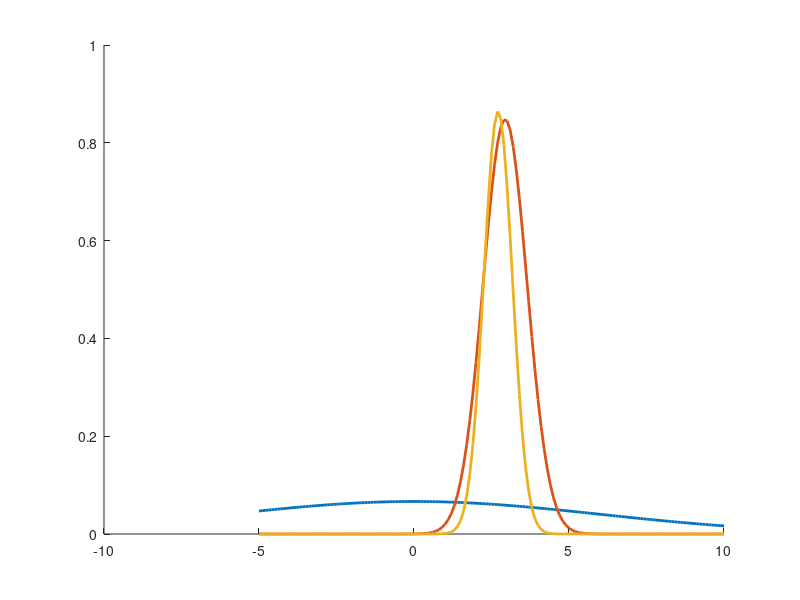

Here is the MATLAB script that generated this plot: (Note: this script raises an error after producing the figure.)
% plot Gaussian prior
x = -5:0.1:10;
y1 = normpdf(x, 0, 6);
% plot likelihood
data = [
3.2877564  
3.3049376 
3.0065537
2.4179332  
2.4255153 
3.3632328  
3.3750101 
3.6351869 
2.5573695  
2.4708438  
2.7914828  
2.8363451  
3.5001336
2.7917707  
2.3019892 
2.8733925  
2.4083626  
2.9122397  
3.1874000  
3.3319748];

hat_x = mean(data);
hat_x_expand = repmat(hat_x, 20, 1);
hat_sigma = immse(data, hat_x_expand);
sigma_2 = 10;

y2 = exp(-1 / (2 * sigma_2) * (20 * hat_sigma + 20 * (hat_x - x).^2));
% plot posterior
y3 = normpdf(x, 2.7130, 6/13);

% posteriot pred
y_4 = normpdf(2.4, 2.7130, 6/13 + 10);


hold on;
plot(x,y1, 'DisplayName','Prior','LineWidth', 2)
plot(x,y2, 'DisplayName','Likelihood','LineWidth', 2)
plot(x,y3, 'DisplayName','Posterior','LineWidth', 2)

fontname(gca,"Times New Roman")
xlabel('Parameter x') 
ylabel('Probability') 
hold off;

legend
